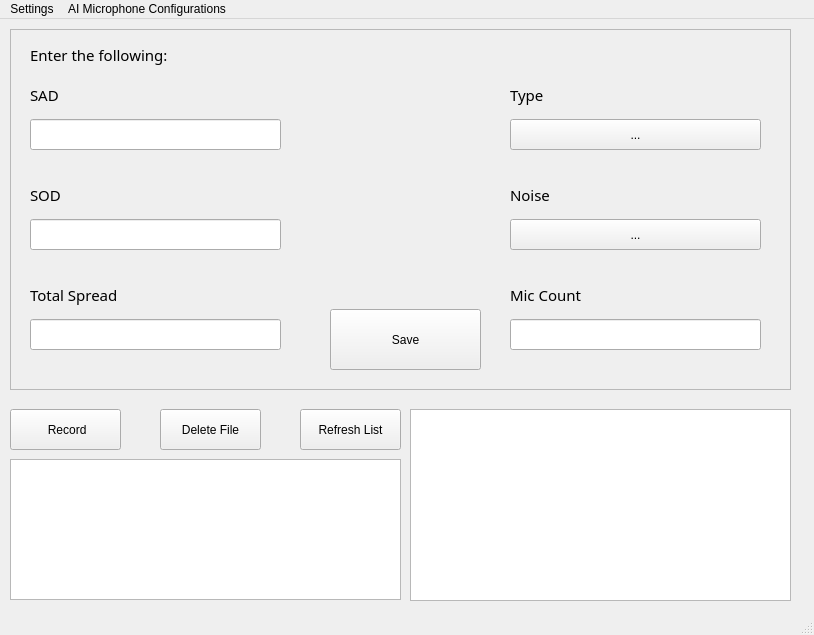
<?xml version="1.0" encoding="UTF-8"?>
<ui version="4.0">
 <class>MainWindow</class>
 <widget class="QMainWindow" name="MainWindow">
  <property name="geometry">
   <rect>
    <x>0</x>
    <y>0</y>
    <width>814</width>
    <height>635</height>
   </rect>
  </property>
  <property name="windowTitle">
   <string>MainWindow</string>
  </property>
  <widget class="QWidget" name="centralwidget">
   <widget class="QFrame" name="frame">
    <property name="geometry">
     <rect>
      <x>10</x>
      <y>10</y>
      <width>781</width>
      <height>361</height>
     </rect>
    </property>
    <property name="frameShape">
     <enum>QFrame::Shape::StyledPanel</enum>
    </property>
    <property name="frameShadow">
     <enum>QFrame::Shadow::Sunken</enum>
    </property>
    <widget class="QLineEdit" name="SOD">
     <property name="geometry">
      <rect>
       <x>20</x>
       <y>190</y>
       <width>251</width>
       <height>31</height>
      </rect>
     </property>
    </widget>
    <widget class="QLineEdit" name="SAD">
     <property name="geometry">
      <rect>
       <x>20</x>
       <y>90</y>
       <width>251</width>
       <height>31</height>
      </rect>
     </property>
     <property name="placeholderText">
      <string/>
     </property>
     <property name="clearButtonEnabled">
      <bool>false</bool>
     </property>
    </widget>
    <widget class="QLabel" name="label">
     <property name="geometry">
      <rect>
       <x>20</x>
       <y>10</y>
       <width>291</width>
       <height>31</height>
      </rect>
     </property>
     <property name="font">
      <font>
       <family>Source Code Pro</family>
       <pointsize>11</pointsize>
      </font>
     </property>
     <property name="autoFillBackground">
      <bool>false</bool>
     </property>
     <property name="text">
      <string>Enter the following:</string>
     </property>
     <property name="scaledContents">
      <bool>true</bool>
     </property>
    </widget>
    <widget class="QLabel" name="label_2">
     <property name="geometry">
      <rect>
       <x>20</x>
       <y>50</y>
       <width>251</width>
       <height>31</height>
      </rect>
     </property>
     <property name="font">
      <font>
       <family>Source Code Pro</family>
       <pointsize>11</pointsize>
      </font>
     </property>
     <property name="autoFillBackground">
      <bool>false</bool>
     </property>
     <property name="text">
      <string>SAD</string>
     </property>
     <property name="scaledContents">
      <bool>true</bool>
     </property>
    </widget>
    <widget class="QLabel" name="label_3">
     <property name="geometry">
      <rect>
       <x>20</x>
       <y>150</y>
       <width>251</width>
       <height>31</height>
      </rect>
     </property>
     <property name="font">
      <font>
       <family>Source Code Pro</family>
       <pointsize>11</pointsize>
      </font>
     </property>
     <property name="autoFillBackground">
      <bool>false</bool>
     </property>
     <property name="text">
      <string>SOD</string>
     </property>
     <property name="scaledContents">
      <bool>true</bool>
     </property>
    </widget>
    <widget class="QLabel" name="label_4">
     <property name="geometry">
      <rect>
       <x>500</x>
       <y>50</y>
       <width>251</width>
       <height>31</height>
      </rect>
     </property>
     <property name="font">
      <font>
       <family>Source Code Pro</family>
       <pointsize>11</pointsize>
      </font>
     </property>
     <property name="autoFillBackground">
      <bool>false</bool>
     </property>
     <property name="text">
      <string>Type</string>
     </property>
     <property name="scaledContents">
      <bool>true</bool>
     </property>
    </widget>
    <widget class="QLabel" name="label_5">
     <property name="geometry">
      <rect>
       <x>500</x>
       <y>250</y>
       <width>251</width>
       <height>31</height>
      </rect>
     </property>
     <property name="font">
      <font>
       <family>Source Code Pro</family>
       <pointsize>11</pointsize>
      </font>
     </property>
     <property name="autoFillBackground">
      <bool>false</bool>
     </property>
     <property name="text">
      <string>Mic Count</string>
     </property>
     <property name="scaledContents">
      <bool>true</bool>
     </property>
    </widget>
    <widget class="QLineEdit" name="micCount">
     <property name="geometry">
      <rect>
       <x>500</x>
       <y>290</y>
       <width>251</width>
       <height>31</height>
      </rect>
     </property>
    </widget>
    <widget class="QLabel" name="label_6">
     <property name="geometry">
      <rect>
       <x>20</x>
       <y>250</y>
       <width>251</width>
       <height>31</height>
      </rect>
     </property>
     <property name="font">
      <font>
       <family>Source Code Pro</family>
       <pointsize>11</pointsize>
      </font>
     </property>
     <property name="autoFillBackground">
      <bool>false</bool>
     </property>
     <property name="text">
      <string>Total Spread</string>
     </property>
     <property name="scaledContents">
      <bool>true</bool>
     </property>
    </widget>
    <widget class="QLineEdit" name="totalSpread">
     <property name="geometry">
      <rect>
       <x>20</x>
       <y>290</y>
       <width>251</width>
       <height>31</height>
      </rect>
     </property>
    </widget>
    <widget class="QLabel" name="label_7">
     <property name="geometry">
      <rect>
       <x>500</x>
       <y>150</y>
       <width>251</width>
       <height>31</height>
      </rect>
     </property>
     <property name="font">
      <font>
       <family>Source Code Pro</family>
       <pointsize>11</pointsize>
      </font>
     </property>
     <property name="autoFillBackground">
      <bool>false</bool>
     </property>
     <property name="text">
      <string>Noise</string>
     </property>
     <property name="scaledContents">
      <bool>true</bool>
     </property>
    </widget>
    <widget class="QToolButton" name="typeButton">
     <property name="geometry">
      <rect>
       <x>500</x>
       <y>90</y>
       <width>251</width>
       <height>31</height>
      </rect>
     </property>
     <property name="text">
      <string>...</string>
     </property>
    </widget>
    <widget class="QToolButton" name="noiseButton">
     <property name="geometry">
      <rect>
       <x>500</x>
       <y>190</y>
       <width>251</width>
       <height>31</height>
      </rect>
     </property>
     <property name="text">
      <string>...</string>
     </property>
    </widget>
    <widget class="QPushButton" name="saveButton">
     <property name="geometry">
      <rect>
       <x>320</x>
       <y>280</y>
       <width>151</width>
       <height>61</height>
      </rect>
     </property>
     <property name="acceptDrops">
      <bool>false</bool>
     </property>
     <property name="text">
      <string>Save</string>
     </property>
    </widget>
   </widget>
   <widget class="QPushButton" name="recordButton">
    <property name="geometry">
     <rect>
      <x>10</x>
      <y>390</y>
      <width>111</width>
      <height>41</height>
     </rect>
    </property>
    <property name="layoutDirection">
     <enum>Qt::LayoutDirection::LeftToRight</enum>
    </property>
    <property name="text">
     <string> Record</string>
    </property>
    <property name="icon">
     <iconset theme="QIcon::ThemeIcon::MediaRecord"/>
    </property>
   </widget>
   <widget class="QToolButton" name="refreshList">
    <property name="geometry">
     <rect>
      <x>300</x>
      <y>390</y>
      <width>101</width>
      <height>41</height>
     </rect>
    </property>
    <property name="text">
     <string>Refresh List</string>
    </property>
   </widget>
   <widget class="QToolButton" name="deleteFile">
    <property name="geometry">
     <rect>
      <x>160</x>
      <y>390</y>
      <width>101</width>
      <height>41</height>
     </rect>
    </property>
    <property name="text">
     <string>Delete File</string>
    </property>
   </widget>
   <widget class="QListWidget" name="listView">
    <property name="geometry">
     <rect>
      <x>410</x>
      <y>390</y>
      <width>381</width>
      <height>192</height>
     </rect>
    </property>
   </widget>
   <widget class="QTextEdit" name="consoleLog">
    <property name="geometry">
     <rect>
      <x>10</x>
      <y>440</y>
      <width>391</width>
      <height>141</height>
     </rect>
    </property>
    <property name="readOnly">
     <bool>true</bool>
    </property>
   </widget>
  </widget>
  <widget class="QMenuBar" name="menubar">
   <property name="geometry">
    <rect>
     <x>0</x>
     <y>0</y>
     <width>814</width>
     <height>25</height>
    </rect>
   </property>
   <widget class="QMenu" name="menuRecord_Application">
    <property name="title">
     <string>Settings</string>
    </property>
    <addaction name="actionMenu"/>
    <addaction name="actionClear"/>
   </widget>
   <widget class="QMenu" name="menuAI_Microphone_Configurations">
    <property name="title">
     <string>AI Microphone Configurations</string>
    </property>
    <addaction name="actionEnable_Phantom_Mics"/>
    <addaction name="actionAI_Microphone_Configurations"/>
   </widget>
   <addaction name="menuRecord_Application"/>
   <addaction name="menuAI_Microphone_Configurations"/>
  </widget>
  <widget class="QStatusBar" name="statusbar"/>
  <action name="actionMenu">
   <property name="text">
    <string>Import File</string>
   </property>
  </action>
  <action name="actionTheme">
   <property name="text">
    <string>Theme</string>
   </property>
  </action>
  <action name="actionClear">
   <property name="text">
    <string>Clear Console</string>
   </property>
  </action>
  <action name="actionEnable_Phantom_Mics">
   <property name="text">
    <string>Enable &quot;Phantom&quot; Mics</string>
   </property>
  </action>
  <action name="actionAI_Microphone_Configurations">
   <property name="text">
    <string>AI Microphone Configurations</string>
   </property>
  </action>
 </widget>
 <resources/>
 <connections/>
</ui>
